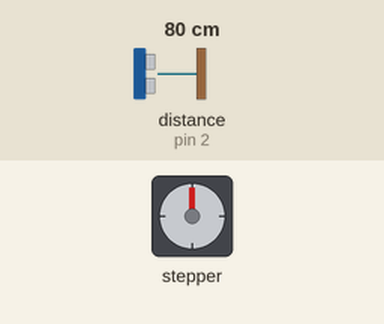
Recording of a sketch running on a simulated Arduino Uno, built with avr-gcc and run on an emulated ATmega328P. Parts: stepper motor. Wiring (inferred from the names in the program): ultrasonic range finder: trigger pin 3; echo pin 2. The test bench sets the inputs (shaded band); at power-on: distance to the obstacle (sensor on pin 2) 80 cm. The echo pulse lasts 58.3 µs per cm; stepper angles assume 2048 steps per turn.

Above: at 0.15 s.
At 2.0 s:
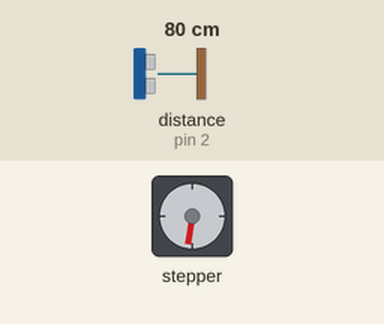
2.1 s: distance to the obstacle (sensor on pin 2) set to 2 cm
At 2.28 s:
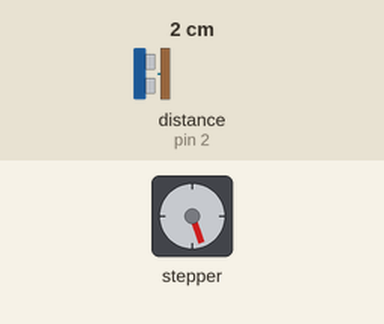
Timing chart, 0 to 19.8 s (numbered marks = the images above; inputs shaded):
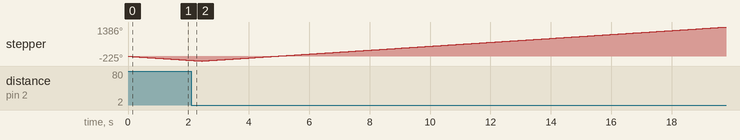

The sketch:

porte_colisont_V5.ino
```cpp
#include <Stepper.h>

int spr = 64 ;

unsigned long x;
int trig=3,echo=2;

Stepper moto (spr,  4, 6 , 5 , 7 );

void setup() {
  moto .setSpeed( 500 );

  pinMode(trig,OUTPUT);
  pinMode(echo,INPUT);
}

void loop() {
  digitalWrite(trig,LOW);
  delay(2);
  digitalWrite(trig,HIGH);
  delayMicroseconds(2);
  digitalWrite(trig,LOW);
  x=pulseIn(echo,HIGH);

  if (x<500){
    moto.step(10*spr);
  }

  else if (x>500){
    moto.step(-10*spr);
  }
}
```
